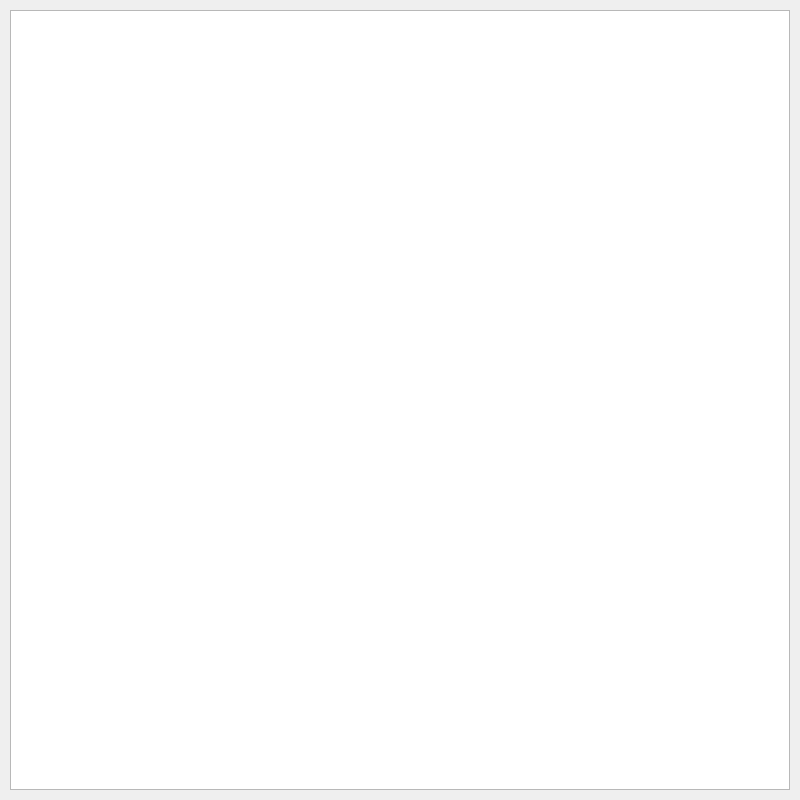
<?xml version="1.0" encoding="UTF-8"?>
<ui version="4.0">
 <class>Dialog</class>
 <widget class="QDialog" name="Dialog">
  <property name="geometry">
   <rect>
    <x>0</x>
    <y>0</y>
    <width>800</width>
    <height>800</height>
   </rect>
  </property>
  <property name="sizePolicy">
   <sizepolicy hsizetype="Fixed" vsizetype="Fixed">
    <horstretch>0</horstretch>
    <verstretch>0</verstretch>
   </sizepolicy>
  </property>
  <property name="minimumSize">
   <size>
    <width>800</width>
    <height>800</height>
   </size>
  </property>
  <property name="maximumSize">
   <size>
    <width>800</width>
    <height>800</height>
   </size>
  </property>
  <property name="windowTitle">
   <string>Dialog</string>
  </property>
  <widget class="QGraphicsView" name="graphicsView">
   <property name="enabled">
    <bool>true</bool>
   </property>
   <property name="geometry">
    <rect>
     <x>10</x>
     <y>10</y>
     <width>780</width>
     <height>780</height>
    </rect>
   </property>
   <property name="sizePolicy">
    <sizepolicy hsizetype="Expanding" vsizetype="Expanding">
     <horstretch>0</horstretch>
     <verstretch>0</verstretch>
    </sizepolicy>
   </property>
   <property name="verticalScrollBarPolicy">
    <enum>Qt::ScrollBarAsNeeded</enum>
   </property>
   <property name="horizontalScrollBarPolicy">
    <enum>Qt::ScrollBarAsNeeded</enum>
   </property>
   <property name="sizeAdjustPolicy">
    <enum>QAbstractScrollArea::AdjustToContents</enum>
   </property>
   <property name="interactive">
    <bool>true</bool>
   </property>
  </widget>
 </widget>
 <layoutdefault spacing="6" margin="11"/>
 <resources/>
 <connections/>
</ui>
